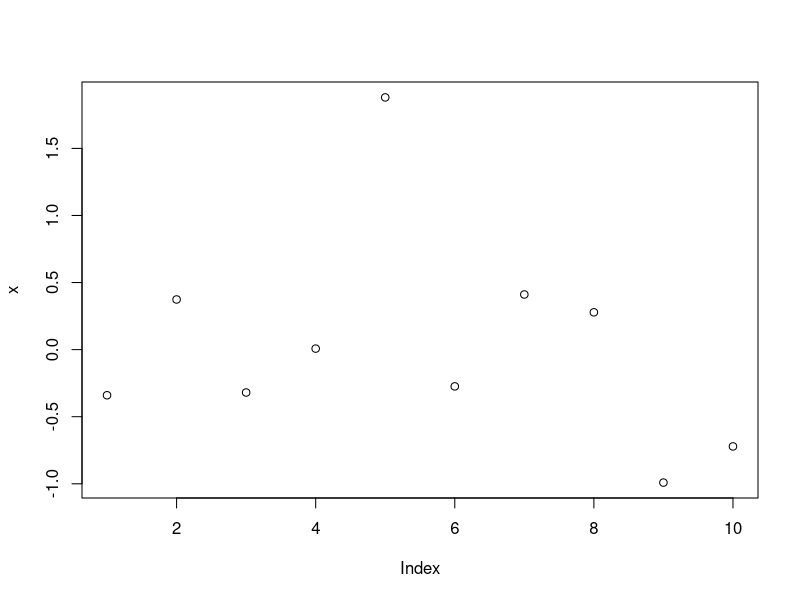
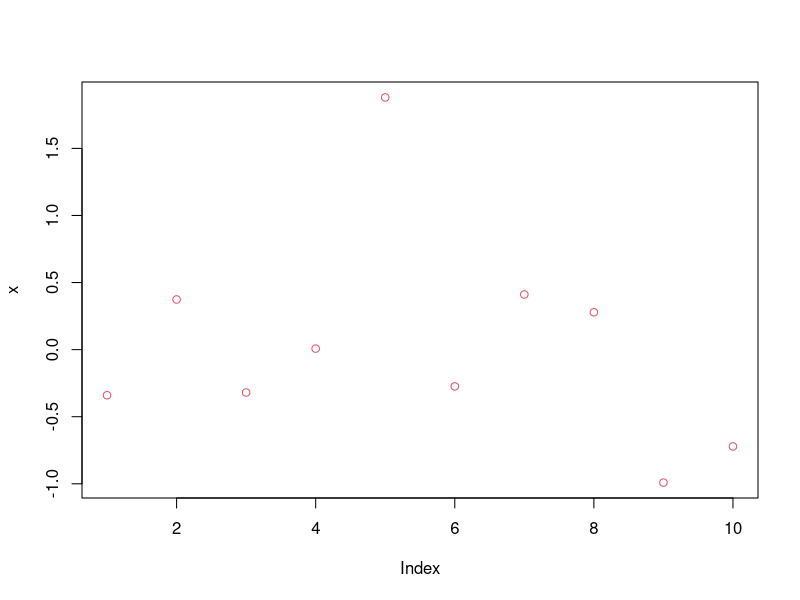
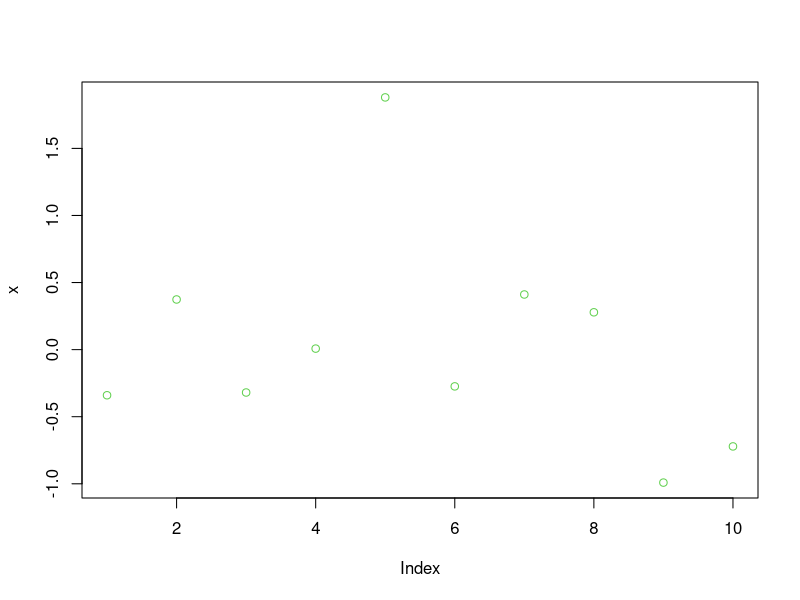
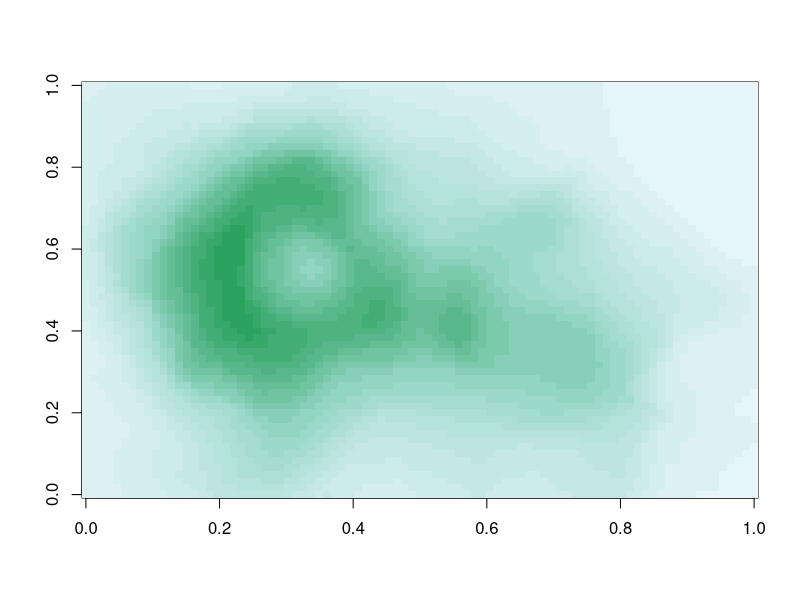
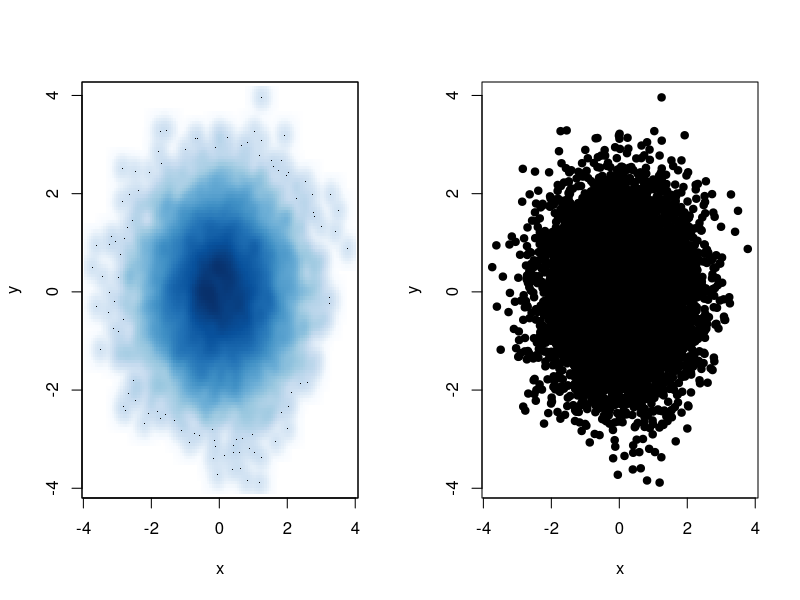
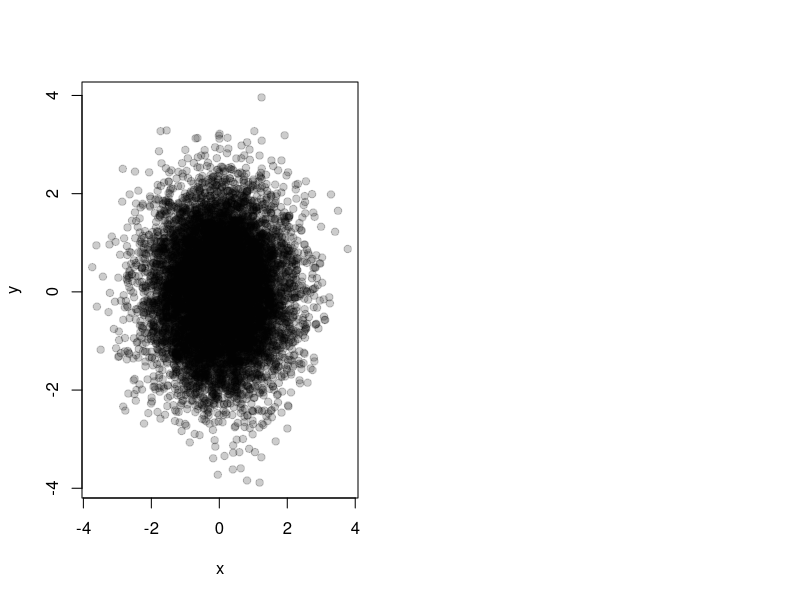

These charts were generated, in order, by the following R code:
## colors 1, 2 and 3
x <- rnorm(10)
plot(x, col = 1)
plot(x, col = 2)
plot(x, col = 3)

## colorRamp
pal <- colorRamp(c("red", "blue"))
pal(0)
pal(1)
pal(0.5)

pal(seq(0, 1, len = 10))

## colorRampPalette
pal <- colorRampPalette(c("red", "yellow"))
pal(2)
pal(10)

## RColorBrewer and color RampPalette
library(RColorBrewer)
cols <- brewer.pal(3, "BuGn")
cols
pal <- colorRampPalette(cols)
image(volcano, col = pal(20))

## the smoothScatter function
par(mfrow = c(1, 2))
x <- rnorm(10000)
y <- rnorm(10000)
smoothScatter(x, y)

## scatter plot with no transparency
plot(x, y, pch = 19)

## scatterplot with transparency
plot(x, y, col = rgb(0, 0, 0, 0.2), pch = 19)